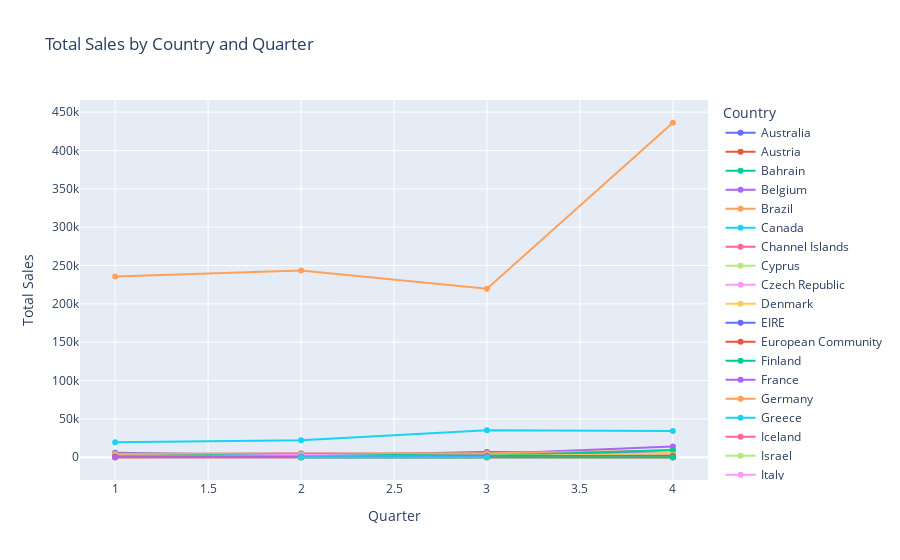

The notebook cell this image was saved under:
### Code cell
visualize_rollup_sales_by_country_and_quarter('roll_up_on_total_sales_by_country_and_quarter.csv')

### Figure 1 — Plotly figure (JSON) as saved in the notebook; plotly's stock layout.template omitted (floating-point values rounded to 4 significant figures)
{"data": [{"hovertemplate": "Country=Australia<br>Quarter=%{x}<br>Total Sales=%{y}<extra></extra>", "legendgroup": "Australia", "line": {"color": "#636efa", "dash": "solid"}, "marker": {"symbol": "circle"}, "mode": "lines+markers", "name": "Australia", "orientation": "v", "showlegend": true, "type": "scatter", "x": [1, 2, 3, 4], "xaxis": "x", "y": [759.7, 1341.0, 908.3, 2100.0], "yaxis": "y"}, {"hovertemplate": "Country=Austria<br>Quarter=%{x}<br>Total Sales=%{y}<extra></extra>", "legendgroup": "Austria", "line": {"color": "#EF553B", "dash": "solid"}, "marker": {"symbol": "circle"}, "mode": "lines+markers", "name": "Austria", "orientation": "v", "showlegend": true, "type": "scatter", "x": [1, 2, 3, 4], "xaxis": "x", "y": [503.4, 86.8, 184.8, 587.0], "yaxis": "y"}, {"hovertemplate": "Country=Bahrain<br>Quarter=%{x}<br>Total Sales=%{y}<extra></extra>", "legendgroup": "Bahrain", "line": {"color": "#00cc96", "dash": "solid"}, "marker": {"symbol": "circle"}, "mode": "lines+markers", "name": "Bahrain", "orientation": "v", "showlegend": true, "type": "scatter", "x": [2], "xaxis": "x", "y": [43.2], "yaxis": "y"}, {"hovertemplate": "Country=Belgium<br>Quarter=%{x}<br>Total Sales=%{y}<extra></extra>", "legendgroup": "Belgium", "line": {"color": "#ab63fa", "dash": "solid"}, "marker": {"symbol": "circle"}, "mode": "lines+markers", "name": "Belgium", "orientation": "v", "showlegend": true, "type": "scatter", "x": [1, 2, 3, 4], "xaxis": "x", "y": [731.5, 871.1, 1248.0, 1862.0], "yaxis": "y"}, {"hovertemplate": "Country=Brazil<br>Quarter=%{x}<br>Total Sales=%{y}<extra></extra>", "legendgroup": "Brazil", "line": {"color": "#FFA15A", "dash": "solid"}, "marker": {"symbol": "circle"}, "mode": "lines+markers", "name": "Brazil", "orientation": "v", "showlegend": true, "type": "scatter", "x": [2], "xaxis": "x", "y": [19.8], "yaxis": "y"}, {"hovertemplate": "Country=Canada<br>Quarter=%{x}<br>Total Sales=%{y}<extra></extra>", "legendgroup": "Canada", "line": {"color": "#19d3f3", "dash": "solid"}, "marker": {"symbol": "circle"}, "mode": "lines+markers", "name": "Canada", "orientation": "v", "showlegend": true, "type": "scatter", "x": [1, 2, 3], "xaxis": "x", "y": [10.2, 547.4, 562.6], "yaxis": "y"}, {"hovertemplate": "Country=Channel Islands<br>Quarter=%{x}<br>Total Sales=%{y}<extra></extra>", "legendgroup": "Channel Islands", "line": {"color": "#FF6692", "dash": "solid"}, "marker": {"symbol": "circle"}, "mode": "lines+markers", "name": "Channel Islands", "orientation": "v", "showlegend": true, "type": "scatter", "x": [1, 2, 3, 4], "xaxis": "x", "y": [369.2, 359.4, 464.5, 503.7], "yaxis": "y"}, {"hovertemplate": "Country=Cyprus<br>Quarter=%{x}<br>Total Sales=%{y}<extra></extra>", "legendgroup": "Cyprus", "line": {"color": "#B6E880", "dash": "solid"}, "marker": {"symbol": "circle"}, "mode": "lines+markers", "name": "Cyprus", "orientation": "v", "showlegend": true, "type": "scatter", "x": [1, 2, 3, 4], "xaxis": "x", "y": [586.5, 489.5, 395.9, 242.3], "yaxis": "y"}, {"hovertemplate": "Country=Czech Republic<br>Quarter=%{x}<br>Total Sales=%{y}<extra></extra>", "legendgroup": "Czech Republic", "line": {"color": "#FF97FF", "dash": "solid"}, "marker": {"symbol": "circle"}, "mode": "lines+markers", "name": "Czech Republic", "orientation": "v", "showlegend": true, "type": "scatter", "x": [1, 4], "xaxis": "x", "y": [39.6, 40.0], "yaxis": "y"}, {"hovertemplate": "Country=Denmark<br>Quarter=%{x}<br>Total Sales=%{y}<extra></extra>", "legendgroup": "Denmark", "line": {"color": "#FECB52", "dash": "solid"}, "marker": {"symbol": "circle"}, "mode": "lines+markers", "name": "Denmark", "orientation": "v", "showlegend": true, "type": "scatter", "x": [1, 2, 3, 4], "xaxis": "x", "y": [188.6, 233.8, 265.5, 354.0], "yaxis": "y"}, {"hovertemplate": "Country=EIRE<br>Quarter=%{x}<br>Total Sales=%{y}<extra></extra>", "legendgroup": "EIRE", "line": {"color": "#636efa", "dash": "solid"}, "marker": {"symbol": "circle"}, "mode": "lines+markers", "name": "EIRE", "orientation": "v", "showlegend": true, "type": "scatter", "x": [1, 2, 3, 4], "xaxis": "x", "y": [5953.0, 2302.0, 6695.0, 4843.0], "yaxis": "y"}, {"hovertemplate": "Country=European Community<br>Quarter=%{x}<br>Total Sales=%{y}<extra></extra>", "legendgroup": "European Community", "line": {"color": "#EF553B", "dash": "solid"}, "marker": {"symbol": "circle"}, "mode": "lines+markers", "name": "European Community", "orientation": "v", "showlegend": true, "type": "scatter", "x": [2, 3], "xaxis": "x", "y": [106.5, 60.0], "yaxis": "y"}, {"hovertemplate": "Country=Finland<br>Quarter=%{x}<br>Total Sales=%{y}<extra></extra>", "legendgroup": "Finland", "line": {"color": "#00cc96", "dash": "solid"}, "marker": {"symbol": "circle"}, "mode": "lines+markers", "name": "Finland", "orientation": "v", "showlegend": true, "type": "scatter", "x": [1, 2, 3, 4], "xaxis": "x", "y": [1311.0, 257.3, 684.7, 1285.0], "yaxis": "y"}, {"hovertemplate": "Country=France<br>Quarter=%{x}<br>Total Sales=%{y}<extra></extra>", "legendgroup": "France", "line": {"color": "#ab63fa", "dash": "solid"}, "marker": {"symbol": "circle"}, "mode": "lines+markers", "name": "France", "orientation": "v", "showlegend": true, "type": "scatter", "x": [1, 2, 3, 4], "xaxis": "x", "y": [4314.0, 4764.0, 4103.0, 13930.0], "yaxis": "y"}, {"hovertemplate": "Country=Germany<br>Quarter=%{x}<br>Total Sales=%{y}<extra></extra>", "legendgroup": "Germany", "line": {"color": "#FFA15A", "dash": "solid"}, "marker": {"symbol": "circle"}, "mode": "lines+markers", "name": "Germany", "orientation": "v", "showlegend": true, "type": "scatter", "x": [1, 2, 3, 4], "xaxis": "x", "y": [4526.0, 4822.0, 5231.0, 8832.0], "yaxis": "y"}, {"hovertemplate": "Country=Greece<br>Quarter=%{x}<br>Total Sales=%{y}<extra></extra>", "legendgroup": "Greece", "line": {"color": "#19d3f3", "dash": "solid"}, "marker": {"symbol": "circle"}, "mode": "lines+markers", "name": "Greece", "orientation": "v", "showlegend": true, "type": "scatter", "x": [1, 2, 3, 4], "xaxis": "x", "y": [178.6, 100.0, 100.0, 12.6], "yaxis": "y"}, {"hovertemplate": "Country=Iceland<br>Quarter=%{x}<br>Total Sales=%{y}<extra></extra>", "legendgroup": "Iceland", "line": {"color": "#FF6692", "dash": "solid"}, "marker": {"symbol": "circle"}, "mode": "lines+markers", "name": "Iceland", "orientation": "v", "showlegend": true, "type": "scatter", "x": [1, 2, 3, 4], "xaxis": "x", "y": [35.4, 32.0, 97.8, 20.1], "yaxis": "y"}, {"hovertemplate": "Country=Israel<br>Quarter=%{x}<br>Total Sales=%{y}<extra></extra>", "legendgroup": "Israel", "line": {"color": "#B6E880", "dash": "solid"}, "marker": {"symbol": "circle"}, "mode": "lines+markers", "name": "Israel", "orientation": "v", "showlegend": true, "type": "scatter", "x": [1, 3, 4], "xaxis": "x", "y": [8.5, 165.0, 20.25], "yaxis": "y"}, {"hovertemplate": "Country=Italy<br>Quarter=%{x}<br>Total Sales=%{y}<extra></extra>", "legendgroup": "Italy", "line": {"color": "#FF97FF", "dash": "solid"}, "marker": {"symbol": "circle"}, "mode": "lines+markers", "name": "Italy", "orientation": "v", "showlegend": true, "type": "scatter", "x": [1, 2, 3, 4], "xaxis": "x", "y": [295.6, 182.2, 296.0, 1319.0], "yaxis": "y"}, {"hovertemplate": "Country=Japan<br>Quarter=%{x}<br>Total Sales=%{y}<extra></extra>", "legendgroup": "Japan", "line": {"color": "#FECB52", "dash": "solid"}, "marker": {"symbol": "circle"}, "mode": "lines+markers", "name": "Japan", "orientation": "v", "showlegend": true, "type": "scatter", "x": [1, 2, 3, 4], "xaxis": "x", "y": [157.8, 774.9, 135.5, 5508.0], "yaxis": "y"}, {"hovertemplate": "Country=Lebanon<br>Quarter=%{x}<br>Total Sales=%{y}<extra></extra>", "legendgroup": "Lebanon", "line": {"color": "#636efa", "dash": "solid"}, "marker": {"symbol": "circle"}, "mode": "lines+markers", "name": "Lebanon", "orientation": "v", "showlegend": true, "type": "scatter", "x": [1], "xaxis": "x", "y": [35.4], "yaxis": "y"}, {"hovertemplate": "Country=Malta<br>Quarter=%{x}<br>Total Sales=%{y}<extra></extra>", "legendgroup": "Malta", "line": {"color": "#EF553B", "dash": "solid"}, "marker": {"symbol": "circle"}, "mode": "lines+markers", "name": "Malta", "orientation": "v", "showlegend": true, "type": "scatter", "x": [2, 3, 4], "xaxis": "x", "y": [190.0, 57.2, 25.44], "yaxis": "y"}, {"hovertemplate": "Country=Netherlands<br>Quarter=%{x}<br>Total Sales=%{y}<extra></extra>", "legendgroup": "Netherlands", "line": {"color": "#00cc96", "dash": "solid"}, "marker": {"symbol": "circle"}, "mode": "lines+markers", "name": "Netherlands", "orientation": "v", "showlegend": true, "type": "scatter", "x": [1, 2, 3, 4], "xaxis": "x", "y": [1776.0, 3958.0, 1879.0, 9603.0], "yaxis": "y"}, {"hovertemplate": "Country=Norway<br>Quarter=%{x}<br>Total Sales=%{y}<extra></extra>", "legendgroup": "Norway", "line": {"color": "#ab63fa", "dash": "solid"}, "marker": {"symbol": "circle"}, "mode": "lines+markers", "name": "Norway", "orientation": "v", "showlegend": true, "type": "scatter", "x": [1, 2, 3, 4], "xaxis": "x", "y": [292.6, 894.1, 1000.0, 1390.0], "yaxis": "y"}, {"hovertemplate": "Country=Poland<br>Quarter=%{x}<br>Total Sales=%{y}<extra></extra>", "legendgroup": "Poland", "line": {"color": "#FFA15A", "dash": "solid"}, "marker": {"symbol": "circle"}, "mode": "lines+markers", "name": "Poland", "orientation": "v", "showlegend": true, "type": "scatter", "x": [1, 2, 3, 4], "xaxis": "x", "y": [100.5, 236.0, 190.7, 20.1], "yaxis": "y"}, {"hovertemplate": "Country=Portugal<br>Quarter=%{x}<br>Total Sales=%{y}<extra></extra>", "legendgroup": "Portugal", "line": {"color": "#19d3f3", "dash": "solid"}, "marker": {"symbol": "circle"}, "mode": "lines+markers", "name": "Portugal", "orientation": "v", "showlegend": true, "type": "scatter", "x": [1, 2, 3, 4], "xaxis": "x", "y": [19540.0, 22320.0, 35300.0, 34330.0], "yaxis": "y"}, {"hovertemplate": "Country=RSA<br>Quarter=%{x}<br>Total Sales=%{y}<extra></extra>", "legendgroup": "RSA", "line": {"color": "#FF6692", "dash": "solid"}, "marker": {"symbol": "circle"}, "mode": "lines+markers", "name": "RSA", "orientation": "v", "showlegend": true, "type": "scatter", "x": [4], "xaxis": "x", "y": [15.6], "yaxis": "y"}, {"hovertemplate": "Country=Saudi Arabia<br>Quarter=%{x}<br>Total Sales=%{y}<extra></extra>", "legendgroup": "Saudi Arabia", "line": {"color": "#B6E880", "dash": "solid"}, "marker": {"symbol": "circle"}, "mode": "lines+markers", "name": "Saudi Arabia", "orientation": "v", "showlegend": true, "type": "scatter", "x": [1], "xaxis": "x", "y": [17.4], "yaxis": "y"}, {"hovertemplate": "Country=Singapore<br>Quarter=%{x}<br>Total Sales=%{y}<extra></extra>", "legendgroup": "Singapore", "line": {"color": "#FF97FF", "dash": "solid"}, "marker": {"symbol": "circle"}, "mode": "lines+markers", "name": "Singapore", "orientation": "v", "showlegend": true, "type": "scatter", "x": [1, 2, 3, 4], "xaxis": "x", "y": [53.1, 3351.0, 149.4, 2164.0], "yaxis": "y"}, {"hovertemplate": "Country=Spain<br>Quarter=%{x}<br>Total Sales=%{y}<extra></extra>", "legendgroup": "Spain", "line": {"color": "#FECB52", "dash": "solid"}, "marker": {"symbol": "circle"}, "mode": "lines+markers", "name": "Spain", "orientation": "v", "showlegend": true, "type": "scatter", "x": [1, 2, 3, 4], "xaxis": "x", "y": [2260.0, 1362.0, 2043.0, 3063.0], "yaxis": "y"}, {"hovertemplate": "Country=Sweden<br>Quarter=%{x}<br>Total Sales=%{y}<extra></extra>", "legendgroup": "Sweden", "line": {"color": "#636efa", "dash": "solid"}, "marker": {"symbol": "circle"}, "mode": "lines+markers", "name": "Sweden", "orientation": "v", "showlegend": true, "type": "scatter", "x": [1, 2, 3, 4], "xaxis": "x", "y": [530.0, 332.5, 1332.0, 2014.0], "yaxis": "y"}, {"hovertemplate": "Country=Switzerland<br>Quarter=%{x}<br>Total Sales=%{y}<extra></extra>", "legendgroup": "Switzerland", "line": {"color": "#EF553B", "dash": "solid"}, "marker": {"symbol": "circle"}, "mode": "lines+markers", "name": "Switzerland", "orientation": "v", "showlegend": true, "type": "scatter", "x": [1, 2, 3, 4], "xaxis": "x", "y": [861.2, 847.7, 1304.0, 1027.0], "yaxis": "y"}, {"hovertemplate": "Country=USA<br>Quarter=%{x}<br>Total Sales=%{y}<extra></extra>", "legendgroup": "USA", "line": {"color": "#00cc96", "dash": "solid"}, "marker": {"symbol": "circle"}, "mode": "lines+markers", "name": "USA", "orientation": "v", "showlegend": true, "type": "scatter", "x": [2, 4], "xaxis": "x", "y": [19.8, 61.64], "yaxis": "y"}, {"hovertemplate": "Country=United Arab Emirates<br>Quarter=%{x}<br>Total Sales=%{y}<extra></extra>", "legendgroup": "United Arab Emirates", "line": {"color": "#ab63fa", "dash": "solid"}, "marker": {"symbol": "circle"}, "mode": "lines+markers", "name": "United Arab Emirates", "orientation": "v", "showlegend": true, "type": "scatter", "x": [1, 3], "xaxis": "x", "y": [19.8, 190.5], "yaxis": "y"}, {"hovertemplate": "Country=United Kingdom<br>Quarter=%{x}<br>Total Sales=%{y}<extra></extra>", "legendgroup": "United Kingdom", "line": {"color": "#FFA15A", "dash": "solid"}, "marker": {"symbol": "circle"}, "mode": "lines+markers", "name": "United Kingdom", "orientation": "v", "showlegend": true, "type": "scatter", "x": [1, 2, 3, 4], "xaxis": "x", "y": [235700.0, 243600.0, 219800.0, 436200.0], "yaxis": "y"}, {"hovertemplate": "Country=Unspecified<br>Quarter=%{x}<br>Total Sales=%{y}<extra></extra>", "legendgroup": "Unspecified", "line": {"color": "#19d3f3", "dash": "solid"}, "marker": {"symbol": "circle"}, "mode": "lines+markers", "name": "Unspecified", "orientation": "v", "showlegend": true, "type": "scatter", "x": [2, 3], "xaxis": "x", "y": [57.5, 105.4], "yaxis": "y"}], "layout": {"legend": {"title": {"text": "Country"}, "tracegroupgap": 0}, "title": {"text": "Total Sales by Country and Quarter"}, "xaxis": {"anchor": "y", "domain": [0, 1], "title": {"text": "Quarter"}}, "yaxis": {"anchor": "x", "domain": [0, 1], "title": {"text": "Total Sales"}}}}
